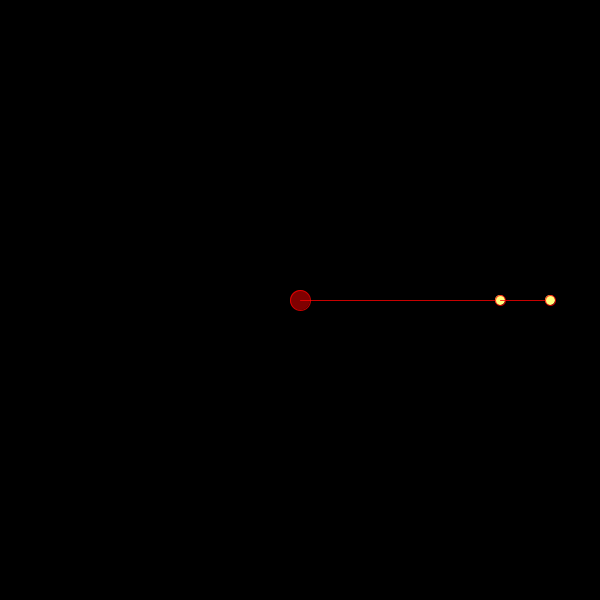
Frame 1 (no input)
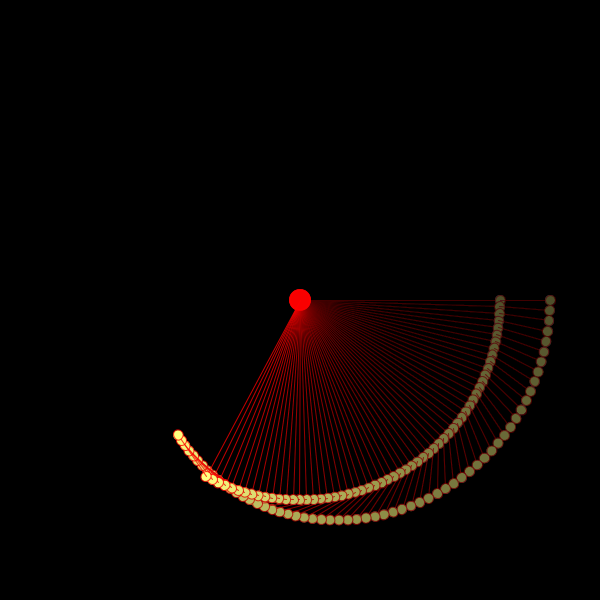
Frame 60 (the mouse pressed at the canvas centre just before this capture)
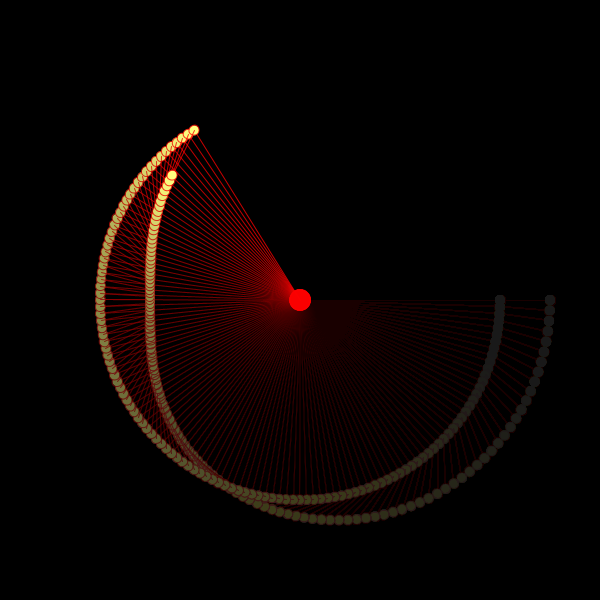
Frame 120 (the mouse held since frame 60 and released just before this capture)

The Processing sketch that drew these frames (run headless with seeded random() and noise(); from frame 60 on, the mouse is pressed at the canvas centre):

// Processing sketch: PushPopExamples
// ── PushPopExamples.pde

float angle0 = 0; // main angle
float angle1 = 0; // the sub angle

void setup() {
   size(600,600);
   frameRate(30);
   background(0);
   
   ellipseMode(CENTER);

}


void draw() {
  // this is the "clear" box
  noStroke();
  fill(0,5); // this needs a low alpha value for trails
  rect(0,0,width,height);
  ///////////////////////////
  
  
  pushMatrix();
  translate(width/2, height/2);
  rotate(angle0);
  angle0 += radians(2);
 
  stroke(255,0,0,200);
  fill(255,0,0,127);
 
  ellipse(0,0,20,20);
  line(0,0,200,0);
  
  // now move our "origin" out to the end of the line
  pushMatrix();
  translate(200,0);
  rotate(angle1);
  angle1 += radians(2);
  
  stroke(255,0,0,200);
  fill(255,255,127);
  ellipse(0,0,10,10);
  line(0,0,50,0);

  pushMatrix();
  translate(50,0);
  ellipse(0,0,10,10);
  
  popMatrix();
  
  popMatrix();
  
  popMatrix();
}
